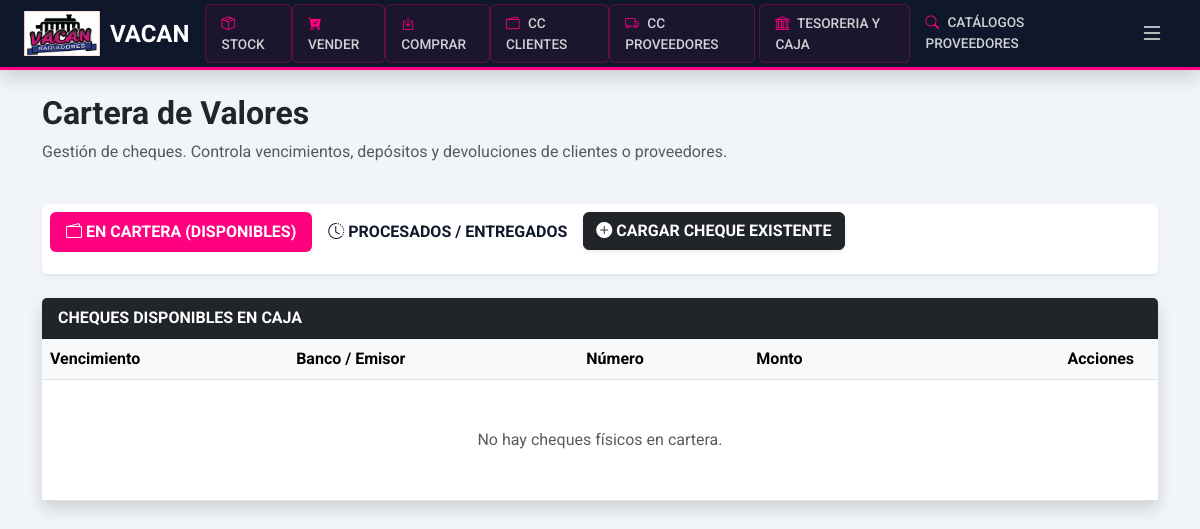
Page /admin/cheques (signed in) on the earlier database version.
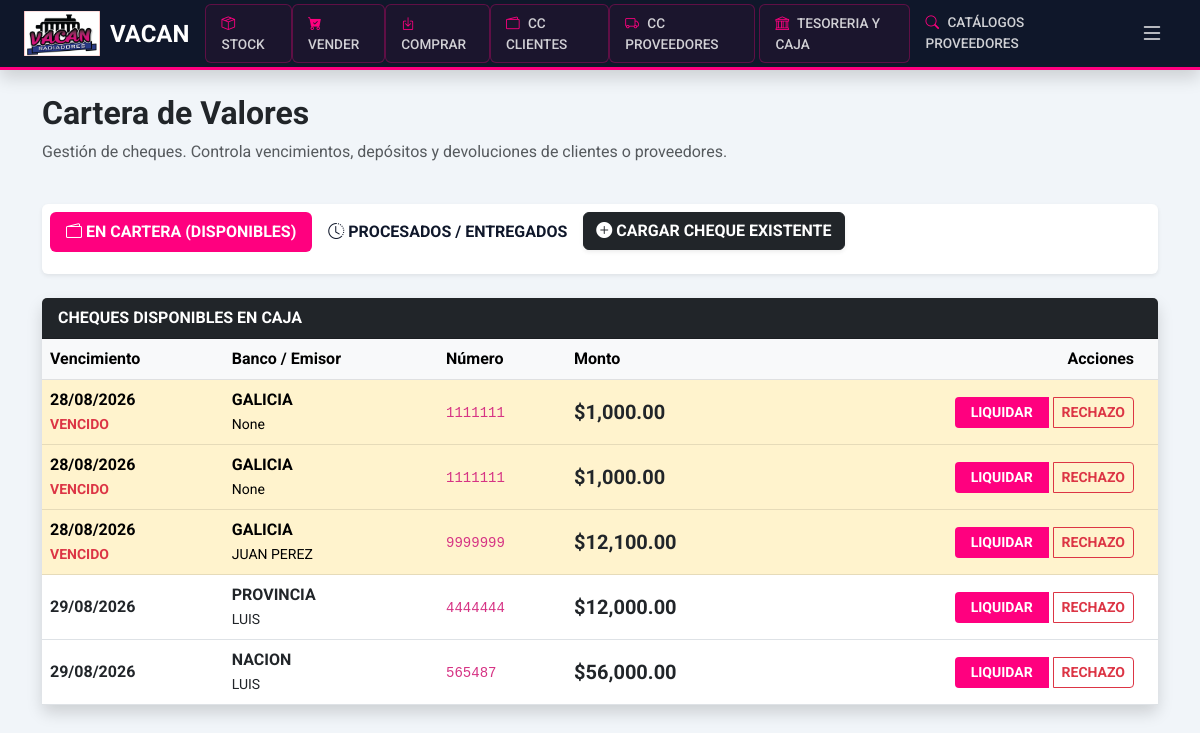
Same page on the later database version.
### app/models.py (models this page shows)
class Cheque(db.Model):
    id = db.Column(db.Integer, primary_key=True)
    banco = db.Column(db.String(100), nullable=False)
    numero = db.Column(db.String(50), nullable=False)
    emisor = db.Column(db.String(150))
    monto = db.Column(db.Float, nullable=False)
    fecha_vencimiento = db.Column(db.Date, nullable=False)
    tipo = db.Column(db.String(20))
    estado = db.Column(db.String(20), default='EN_CARTERA')
    cliente_id = db.Column(db.Integer, db.ForeignKey('cliente.id'))
    venta_id = db.Column(db.Integer, db.ForeignKey('venta.id'), nullable=True)
    proveedor_id = db.Column(db.Integer, db.ForeignKey('proveedor.id'), nullable=True)
    pago_prov_id = db.Column(db.Integer, db.ForeignKey('movimiento_cta_cte_proveedor.id'), nullable=True)
    proveedor = db.relationship('Proveedor', backref='cheques_entregados_prov')
    pago_prov_obj = db.relationship('MovimientoCtaCteProveedor', backref='cheques_list_info')
    pago_maestro = db.relationship('MovimientoCtaCteProveedor', back_populates='cheques_pago')

### app/routes/admin.py (the view)
@admin_bp.route('/cheques')
@login_required
@roles_required('admin', 'superadmin')
def cartera_cheques():
    hoy = date.today()
    cheques = Cheque.query.order_by(Cheque.fecha_vencimiento.asc()).all()
    cajas = Caja.query.all()
    return render_template('admin/cheques.html', cheques=cheques, hoy=hoy, cajas=cajas)

### app/__init__.py (called while the page is built)
def create_app():
    app = Flask(__name__)
    app.config.from_object(Config)
    db.init_app(app)
    migrate.init_app(app, db, render_as_batch=True)
    login_manager.init_app(app)
    login_manager.login_view = 'auth.login'
    login_manager.login_message = "Por favor, inicia sesión para acceder al sistema Vacan."
    login_manager.login_message_category = "info"
    from .models import Usuario
    @login_manager.user_loader
    def load_user(user_id):
        return Usuario.query.get(int(user_id))
    from .routes.main import main_bp
    from .routes.inventory import inventory_bp
    from .routes.auth import auth_bp
    from .routes.admin import admin_bp
    app.register_blueprint(main_bp)
    app.register_blueprint(inventory_bp)
    app.register_blueprint(auth_bp)
    app.register_blueprint(admin_bp)
    return app

### app/templates/admin/cheques.html (shortened to what this page needs)
{% extends 'base.html' %}
{% block content %}
<div class="row mb-4">
    <div class="col-md-8">
        <h2 class="fw-bold"><span class="text-pink">Cartera</span> de Valores</h2>
        <p class="text-muted">Gestión de cheques. Controla vencimientos, depósitos y devoluciones de clientes o proveedores.</p>
    </div>
</div>
<ul class="nav nav-pills mb-4 bg-white p-2 rounded shadow-sm" id="pills-tab" role="tablist">
    <li class="nav-item" role="presentation">
        <button class="nav-link active fw-bold" id="pills-cartera-tab" data-bs-toggle="pill" data-bs-target="#pills-cartera" type="button" role="tab">
            <i class="bi bi-wallet2"></i> EN CARTERA (DISPONIBLES)
        </button>
    </li>
    <li class="nav-item" role="presentation">
        <button class="nav-link fw-bold" id="pills-procesados-tab" data-bs-toggle="pill" data-bs-target="#pills-procesados" type="button" role="tab">
            <i class="bi bi-clock-history"></i> PROCESADOS / ENTREGADOS
        </button>
    </li>
    <button class="btn btn-dark fw-bold shadow-sm mb-3" data-bs-toggle="modal" data-bs-target="#modalChequeManual">
        <i class="bi bi-plus-circle-fill text-pink"></i> CARGAR CHEQUE EXISTENTE
    </button>
</ul>
<div class="tab-content" id="pills-tabContent">
    <div class="tab-pane fade show active" id="pills-cartera" role="tabpanel">
        <div class="card shadow border-0">
            <div class="card-header bg-dark text-white fw-bold">CHEQUES DISPONIBLES EN CAJA</div>
            <div class="card-body p-0">
                <div class="table-responsive">
                    <table class="table table-hover align-middle mb-0">
                        <thead class="table-light">
                            <tr>
                                <th>Vencimiento</th>
                                <th>Banco / Emisor</th>
                                <th>Número</th>
                                <th>Monto</th>
                                <th class="text-end px-4">Acciones</th>
                            </tr>
                        </thead>
                        <tbody>
                            {% set count_cartera = namespace(value=0) %}
                            {% for ch in cheques if ch.estado == 'EN_CARTERA' %}
                            {% set count_cartera.value = count_cartera.value + 1 %}
                            <tr class="{% if ch.fecha_vencimiento <= hoy %}table-warning{% endif %}">
                                <td class="fw-bold">
                                    {{ ch.fecha_vencimiento.strftime('%d/%m/%Y') }}
                                    {% if ch.fecha_vencimiento <= hoy %}<br><small class="text-danger fw-bold">VENCIDO</small>{% endif %}
                                </td>
                                <td><strong>{{ ch.banco }}</strong><br><small>{{ ch.emisor }}</small></td>
                                <td><code>{{ ch.numero }}</code></td>
                                <td class="fw-bold h5 text-dark">${{ "{:,.2f}".format(ch.monto) }}</td>
                                <td class="text-end px-4">
                                    <div class="btn-group">
                                        <button class="btn btn-sm btn-vacan fw-bold px-3" data-bs-toggle="modal" data-bs-target="#modalLiquidar{{ ch.id }}">LIQUIDAR</button>
                                        <button class="btn btn-sm btn-outline-danger fw-bold ms-1" data-bs-toggle="modal" data-bs-target="#modalRechazo{{ ch.id }}">RECHAZO</button>
                                    </div>
                                </td>
                            </tr>
                            {% endfor %}
                            {% if count_cartera.value == 0 %}
                            <tr><td colspan="5" class="text-center py-5 text-muted">No hay cheques físicos en cartera.</td></tr>
                            {% endif %}
                        </tbody>
                    </table>
                </div>
            </div>
        </div>
    </div>
                            {% set count_proc = namespace(value=0) %}
</div>
{% endblock %}

Differences in the rows shown:
added Cheque: fecha_vencimiento "28/08/2026", shows "VENCIDO", banco "GALICIA", emisor "None", numero "1111111", monto "1,000.00"
added Cheque: fecha_vencimiento "28/08/2026", shows "VENCIDO", banco "GALICIA", emisor "None", numero "1111111", monto "1,000.00"
added Cheque: fecha_vencimiento "28/08/2026", shows "VENCIDO", banco "GALICIA", emisor "JUAN PEREZ", numero "9999999", monto "12,100.00"
added Cheque: fecha_vencimiento "29/08/2026", banco "PROVINCIA", emisor "LUIS", numero "4444444", monto "12,000.00"
added Cheque: fecha_vencimiento "29/08/2026", banco "NACION", emisor "LUIS", numero "565487", monto "56,000.00"
Other differences:
text no longer shown: "No hay cheques físicos en cartera."
